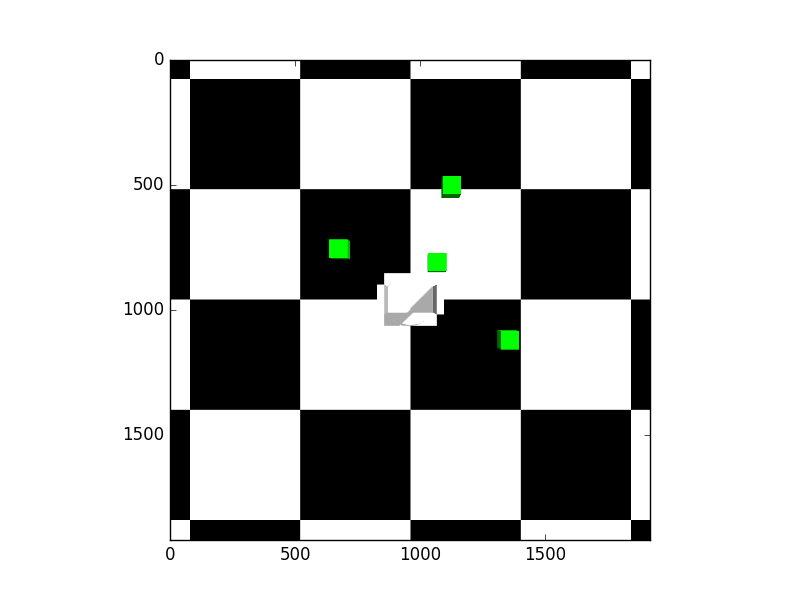
#> input picture img/topview.png, 800 x 600 px, found by its file name
$ python ComputerVison.py   (Python 2 division)   (older library calls are emulated)
#> lines starting #> are read from the running program, lines starting #| are printed output that depends on the picture; after the words box and inside, x2 and y2 are one past the last pixel; in counts of white or black regions, pixels touching at a corner belong together
#!/usr/bin/env python
#Find objects
#Find objects with color green
#Find their position, size and orientation
#Calibration

import numpy as np
import cv2
import math
import matplotlib.pyplot as plt


def distance(p1,p2):
     return math.hypot(p2[0] - p1[0], p2[1] - p1[1])

def find_point_nearest_center(intersectionpoints,img):
    imgshape = img.shape
    center = [imgshape[0]/2,imgshape[1]/2]

    nearest_point = intersectionpoints[0]
    lowest_dist = distance(nearest_point,center)
    for point in intersectionpoints:
        dist = distance(point,center)
        if dist < lowest_dist:
            nearest_point = point
            lowest_dist = dist
    return nearest_point

def find_point_nearest_point(intersectionpoints,point):

    nearest_point = intersectionpoints[0]
    lowest_dist = distance(nearest_point,point)

    #Fix corner case where neares_point is the same as the point nearest center
    if lowest_dist == 0:
        nearest_point = intersectionpoints[1]
        lowest_dist = distance(nearest_point,point)

    for point in intersectionpoints:
        dist = distance(point,point)
        if dist < lowest_dist and dist!=0:
            nearest_point = point
            lowest_dist = dist
    return nearest_point

def subtractlists(list1,list2):
    endlist = range(len(list1))
    i = 0
    for item in list1:
        endlist[i] = item-list2[i]
        i = i + 1
    return endlist

def find_intersection( p0, p1, p2, p3 ) :
    #Find the intersection of two line segments. If there is any
    s10_x = p1[0] - p0[0]
    s10_y = p1[1] - p0[1]
    s32_x = p3[0] - p2[0]
    s32_y = p3[1] - p2[1]

    denom = s10_x * s32_y - s32_x * s10_y

    if denom == 0 : return None # collinear

    denom_is_positive = denom > 0

    s02_x = p0[0] - p2[0]
    s02_y = p0[1] - p2[1]

    s_numer = s10_x * s02_y - s10_y * s02_x

    if (s_numer < 0) == denom_is_positive : return None # no collision

    t_numer = s32_x * s02_y - s32_y * s02_x

    if (t_numer < 0) == denom_is_positive : return None # no collision

    if (s_numer > denom) == denom_is_positive or (t_numer > denom) == denom_is_positive : return None # no collision


    # collision detected

    t = t_numer / denom

    intersection_point = [ p0[0] + (t * s10_x), p0[1] + (t * s10_y) ]


    return intersection_point

def find_diff(initimg,img):
    return cv2.absdiff(img,initimg)

def find_corner_coord(dst,img):
    tshape = dst.shape
    circ = img
    #circ[:] = 0
     # or img[:] = 255
    i = 0
    for x in range(0,tshape[0]):
        for y in  range(0,tshape[1]):
            if dst[x,y]>0.01:
                circ =  cv2.circle(circ,(y,x), 3, (0,0,255), 0)
                i = i + 1
    print i
    return img

def hough_lines(img):

    imgshape =  img.shape
    val = max(imgshape[0],imgshape[1])

    gray = cv2.cvtColor(img,cv2.COLOR_BGR2GRAY)
    edges = cv2.Canny(gray,50,150,apertureSize = 3)

    lines = cv2.HoughLines(edges,1,np.pi/180,200)

    interseclines = []

    for line in lines:
        for rho,theta in line:
            a = np.cos(theta)
            b = np.sin(theta)
            x0 = a*rho
            y0 = b*rho
            x1 = int(x0 + val*(-b))
            y1 = int(y0 + val*(a))
            x2 = int(x0 - val*(-b))
            y2 = int(y0 - val*(a))

            cv2.line(img,(x1,y1),(x2,y2),(0,0,255),2)
            interseclines.append([[x1+0.0,y1+0.0],[x2+0.0,y2+0.0]])

    firsthalf = interseclines[:len(interseclines)/2]
    secondhalf = interseclines[len(interseclines)/2:]

    intersectionpoints = []
    for line1 in interseclines:
        for line2 in interseclines:

            intersecp = find_intersection(line1[0], line1[1], line2[0], line2[1])

            if intersecp != None and intersecp not in intersectionpoints:
                intersectionpoints.append(intersecp)
                cv2.circle(img,(int(intersecp[0]),int(intersecp[1])), 8, (0,150,0), 4)

    #return img #if one want to return the img with lines plotted
    return intersectionpoints

def harris_corner(img):
    #https://docs.opencv.org/3.0-beta/doc/py_tutorials/py_feature2d/py_features_harris/py_features_harris.html
    gray = cv2.cvtColor(img,cv2.COLOR_RGB2GRAY)
    gray = np.float32(gray)

    dst = cv2.cornerHarris(gray,2,3,0.04)
    #result is dilated for marking the corners, not important
    dst = cv2.dilate(dst,None)

    # Threshold for an optimal value, it may vary depending on the image.
    img[dst>0.01*dst.max()]=[0,255,0,0]
    #print np.unravel_index(dst.argmax(),img.shape)
    return img,dst

def easy_calib(chessboard,box_length):
    #Finds the correlation meter to pixel
    #Assumptions: Chessboard seen directly from above. NOT FROM SIDE
    #No camera distortions
    # Center of chessboard as close as center as possible

    #Find points where the hough lines intersect
    intersectionpoints = hough_lines(chessboard)
    c_point = find_point_nearest_center(intersectionpoints,chessboard)

    n_point = find_point_nearest_point(intersectionpoints,c_point)

    #Number of pixels of one square
    n_pixels = distance(c_point,n_point)

    #Length of one pixel in meter
    one_pixel = box_length/n_pixels

    #Length of one meter in pixels
    one_meter = 1/one_pixel

    return one_meter,one_pixel,c_point

def find_boxes(img):
    #https://docs.opencv.org/3.4.0/dd/d49/tutorial_py_contour_features.html
    gray = cv2.cvtColor(img,cv2.COLOR_BGR2GRAY)
    ret,thresh = cv2.threshold(gray,127,255,0)

    im2,contours,hierarchy = cv2.findContours(thresh,cv2.RETR_TREE, cv2.CHAIN_APPROX_SIMPLE)
    #edges = cv2.Canny(img,50,150,apertureSize = 3)


    #cnt = contours[0]
    timg = []
    rects = []
    for cnt in contours:

        #M = cv2.moments(cnt)

        x,y,w,h = cv2.boundingRect(cnt)

        timg = cv2.rectangle(img,(x,y),(x+w,y+h),(0,0,255),2)
        rect = cv2.minAreaRect(cnt)
        rects.append(rect)
        box = cv2.boxPoints(rect)
        box = np.int0(box)
        area = cv2.contourArea(cnt)

    return timg,rects

def color_filter(img):
    image = cv2.cvtColor(img, cv2.COLOR_BGR2RGB)
    #https://www.pyimagesearch.com/2014/08/04/opencv-python-color-detection/
    # define the list of color boundaries
    #boundaries = [
	#([17, 15, 100], [50, 56, 200]),
	#([86, 31, 4], [220, 88, 50]),
	#([25, 146, 190], [62, 174, 250]),
	#([103, 86, 65], [145, 133, 128])]
    boundaries = [
	([0, 0, 0], [50, 255, 50])]#Find green
	#([0, 0, 0], [255, 50, 50]),
	#([0, 0, 0], [50, 50, 255]),
	#([0, 0, 0], [255, 255, 255])


    #    loop over the boundaries
    for (lower, upper) in boundaries:
    	# create NumPy arrays from the boundaries
    	lower = np.array(lower, dtype = "uint8")
    	upper = np.array(upper, dtype = "uint8")
    	# find the colors within the specified boundaries and apply
    	# the mask
    	mask = cv2.inRange(image, lower, upper)
    	output = cv2.bitwise_and(image, image, mask = mask)
        #cv2.imshow("images", np.hstack([image, output]))
        #cv2.waitKey(1000)

    return output

def find_box_coords(img,center):
    filt_img = color_filter(img)
    boxes_img,boxs = find_boxes(filt_img)

    #For printing and debugging
    for box in boxs:
        #cv2.circle(img,(int(box[0][0]),int(box[0][1])), 1, (0,150,0), 4)
        cv2.line(img, (int(center[1]),int(center[0])), (int(box[0][0]),int(box[0][1])), (0, 0, 255), 2, 4)
    return img


if __name__ == '__main__':
    img         = cv2.imread('/home/magnaars/catkin_ws/src/five_dof_robotarm/img/topview.png',cv2.IMREAD_UNCHANGED)
#> img is the input picture: shape (600, 800, 4); mean B, G, R, A 192.6, 193.4, 192.6, 255
    initimg     = cv2.imread('/home/magnaars/catkin_ws/src/five_dof_robotarm/img/topview_empty.png',cv2.IMREAD_UNCHANGED)
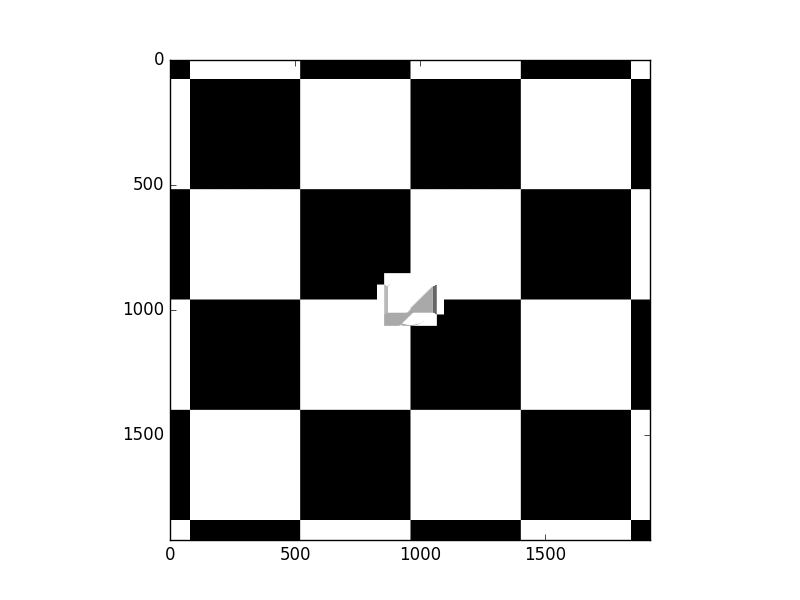
#> input picture img/topview_empty.png, 800 x 600 px, found by its file name
#> initimg is the input picture: shape (600, 800, 4); mean B, G, R, A 192.9, 192.9, 192.9, 255
    chessboard  = cv2.imread('/home/magnaars/catkin_ws/src/five_dof_robotarm/img/onlychess.png',cv2.IMREAD_UNCHANGED)
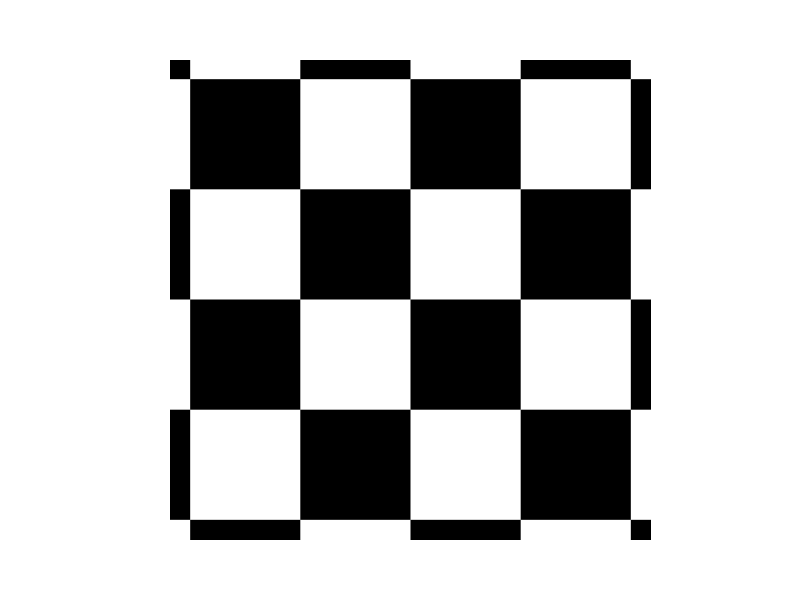
#> input picture img/onlychess.png, 800 x 600 px, found by its file name
#> chessboard is the input picture: shape (600, 800, 4); mean B, G, R, A 193.7, 193.7, 193.7, 255
    only_boxes  = cv2.imread('/home/magnaars/catkin_ws/src/five_dof_robotarm/img/onlyboxes.png',cv2.IMREAD_UNCHANGED)
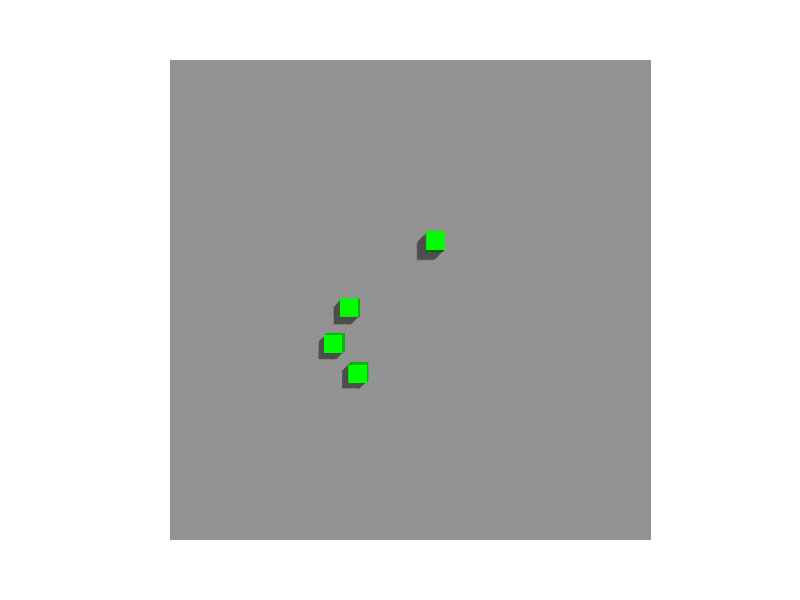
#> input picture img/onlyboxes.png, 800 x 600 px, found by its file name
#> only_boxes is the input picture: shape (600, 800, 4); mean B, G, R, A 202.4, 203.2, 202.4, 255
    one_box_arm = cv2.imread('/home/magnaars/catkin_ws/src/five_dof_robotarm/img/figure_1.png',cv2.IMREAD_UNCHANGED)
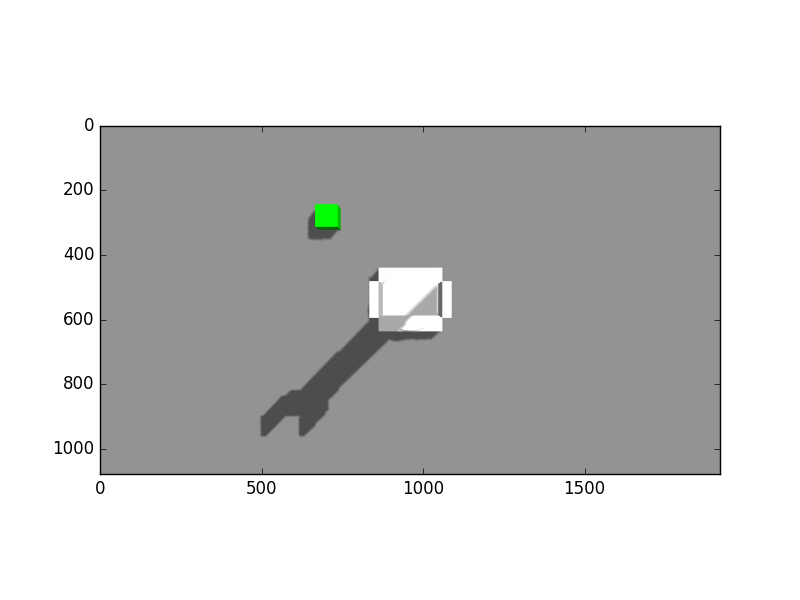
#> input picture img/figure_1.png, 800 x 600 px, found by its file name
#> one_box_arm is the input picture: shape (600, 800, 4); mean B, G, R, A 204.5, 204.8, 204.5, 255

    #cornersimg,corners = harris_corner(chessboard)
    #cirimg = find_corner_coord(corners,chessboard)

    box_length = 0.25 #meter
    one_meter,one_pixel,center = easy_calib(chessboard,box_length)
#> in hough_lines, `edges = cv2.Canny(gray,50,150,apertureSize = 3)`:
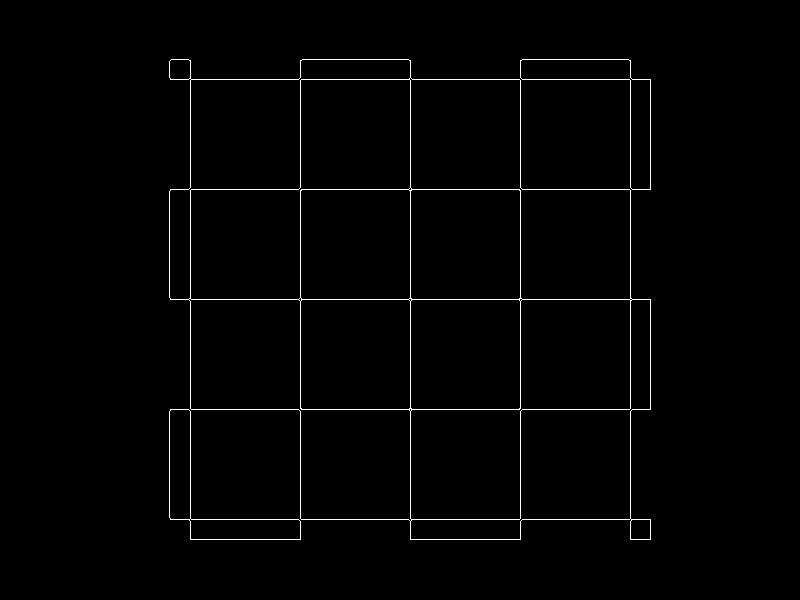
#> edges: shape (600, 800); 1.2% white in thin lines or dots, all inside (x1, y1, x2, y2) = (169, 59, 651, 540)
#> in hough_lines, `lines = cv2.HoughLines(edges,1,np.pi/180,200)`: lines = 14 rows, first 8: [519, 1.57], [409, 1.57], [190, 0], [630, 0], [79, 1.57], [189, 1.57], [299, 1.57], [410, 0]
#> the loop in hough_lines, `for line in lines:` made 14 passes
#> line on passes 1 to 12: [[519, 1.57]], [[409, 1.57]], [[190, 0]], [[630, 0]], [[79, 1.57]], [[189, 1.57]], [[299, 1.57]], [[410, 0]], [[520, 0]], [[300, 0]], [[650, 0]], [[539, 1.57]]
#> after the loop in hough_lines, `for line in lines:`: img: shape (600, 800, 4); 6.03% of pixels changed, all inside (x1, y1, x2, y2) = (0, 0, 800, 600)
#> after the loop in hough_lines, `for line in lines:`: interseclines = 14 items
#> in hough_lines, `firsthalf = interseclines[:len(interseclines)/2]`: firsthalf = [[[-800, 518], [799, 519]], [[-800, 408], [799, 409]], [[190, 800], [190, -800]], [[630, 800], [630, -800]], [[-800, 78], [799, 79]], [[-800, 188], [799, 189]], [[-800, 298], [799, 299]]]
#> in hough_lines, `secondhalf = interseclines[len(interseclines)/2:]`: secondhalf = [[[410, 800], [410, -800]], [[520, 800], [520, -800]], [[300, 800], [300, -800]], [[650, 800], [650, -800]], [[-800, 538], [799, 539]], [[-800, 58], [799, 59]], [[169, 800], [169, -800]]]
#> the loop in hough_lines, `for line1 in interseclines:` made 14 passes
#> line1 on passes 7 to 14: [[-800, 298], [799, 299]], [[410, 800], [410, -800]], [[520, 800], [520, -800]], [[300, 800], [300, -800]], [[650, 800], [650, -800]], [[-800, 538], [799, 539]], [[-800, 58], [799, 59]], [[169, 800], [169, -800]]
#> line1 on passes 1 to 6: [[-800, 518], [799, 519]], [[-800, 408], [799, 409]], [[190, 800], [190, -800]], [[630, 800], [630, -800]], [[-800, 78], [799, 79]], [[-800, 188], [799, 189]]
#> after the loop in hough_lines, `for line1 in interseclines:`:
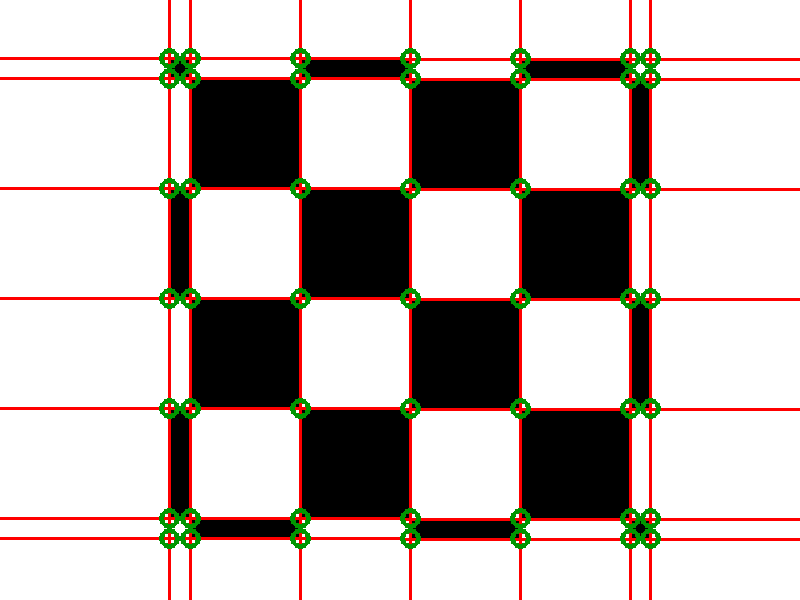
#> img: shape (600, 800, 4); mean B, G, R, A 179.9, 183.5, 193.8, 235.1
#> the loop in find_point_nearest_center, `for point in intersectionpoints:` made 70 passes
#> point on passes 1 to 12: [190, 518.6], [630, 518.9], [410, 518.8], [520, 518.8], [300, 518.7], [650, 518.9], [169, 518.6], [190, 408.6], [630, 408.9], [410, 408.8], [520, 408.8], [300, 408.7]
#> the loop in find_point_nearest_point, `for point in intersectionpoints:` made 70 passes
    test = find_box_coords(only_boxes,center)
#> in find_boxes, `ret,thresh = cv2.threshold(gray,127,255,0)`: thresh: shape (600, 800); 0.29% white; 4 white regions, box (x1, y1, x2, y2) and area: (426, 231, 445, 250) 361, (340, 298, 358, 317) 342, (348, 365, 367, 383) 342, (324, 335, 342, 353) 324
#> the loop in find_boxes, `for cnt in contours:` made 4 passes
#> cnt on passes 1 to 4: [[348, 365], [348, 382], [366, 382], [366, 365]], [[324, 335], [324, 352], [341, 352], [341, 335]], [[340, 298], [340, 316], [357, 316], [357, 298]], [[426, 231], [426, 249], [444, 249], [444, 231]]
#> after the loop in find_boxes, `for cnt in contours:`:
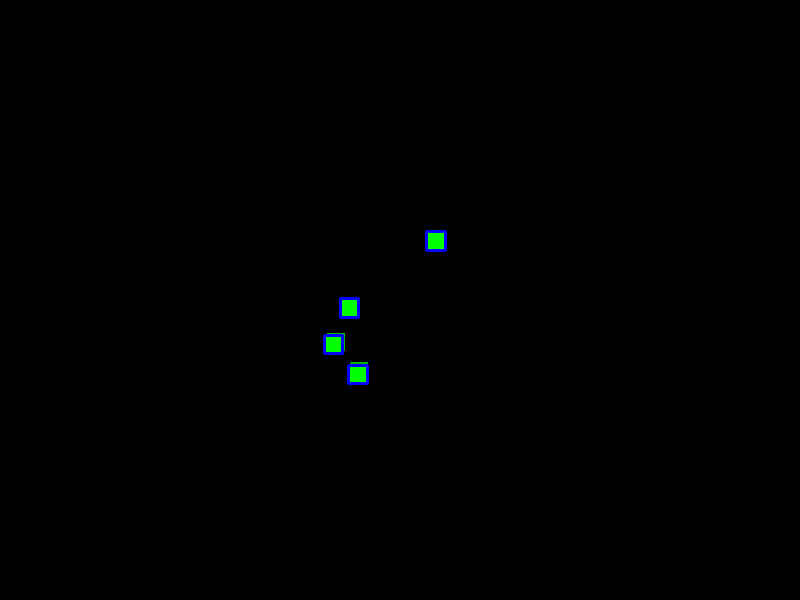
#> img: shape (600, 800, 3); mean R, G, B 0, 0.5, 0.5
#> the loop in find_box_coords, `for box in boxs:` made 4 passes
#> box on passes 1 to 4: ((357, 373.5), (17, 18), -90), ((332.5, 343.5), (17, 17), -90), ((348.5, 307), (18, 17), -90), ((435, 240), (18, 18), -90)


    #line_intersection(0,0,2,2,0,2,2,0)

    cv2.imshow('image',test)
    cv2.waitKey(10000) #milliseconds
    cv2.destroyAllWindows()
    # http://wiki.ros.org/cv_bridge/Tutorials/ConvertingBetweenROSImagesAndOpenCVImagesPython
